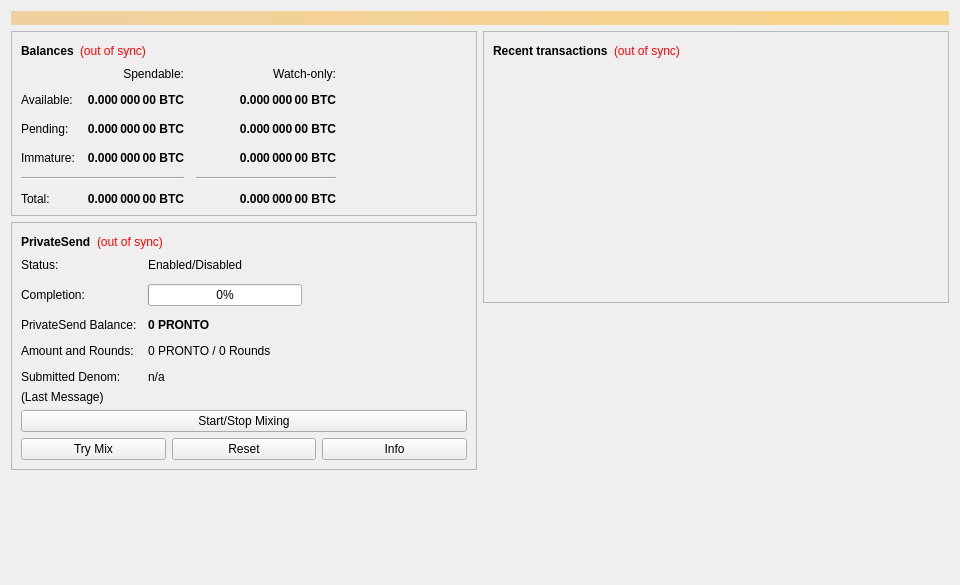
<?xml version="1.0" encoding="UTF-8"?>
<ui version="4.0">
 <class>OverviewPage</class>
 <widget class="QWidget" name="OverviewPage">
  <property name="geometry">
   <rect>
    <x>0</x>
    <y>0</y>
    <width>960</width>
    <height>585</height>
   </rect>
  </property>
  <property name="minimumSize">
   <size>
    <width>960</width>
    <height>0</height>
   </size>
  </property>
  <property name="windowTitle">
   <string>Form</string>
  </property>
  <layout class="QVBoxLayout" name="topLayout">
   <item>
    <widget class="QLabel" name="labelAlerts">
     <property name="visible">
      <bool>false</bool>
     </property>
     <property name="styleSheet">
      <string notr="true">QLabel { background-color: qlineargradient(x1: 0, y1: 0, x2: 1, y2: 0, stop:0 #F0D0A0, stop:1 #F8D488); color:#000000; }</string>
     </property>
     <property name="wordWrap">
      <bool>true</bool>
     </property>
     <property name="margin">
      <number>3</number>
     </property>
     <property name="textInteractionFlags">
      <set>Qt::TextSelectableByMouse</set>
     </property>
    </widget>
   </item>
   <item>
    <layout class="QHBoxLayout" name="horizontalLayout" stretch="1,1">
     <item>
      <layout class="QVBoxLayout" name="verticalLayout_2">
       <item>
        <widget class="QFrame" name="frame">
         <property name="frameShape">
          <enum>QFrame::StyledPanel</enum>
         </property>
         <property name="frameShadow">
          <enum>QFrame::Raised</enum>
         </property>
         <layout class="QVBoxLayout" name="verticalLayout_4">
          <item>
           <layout class="QHBoxLayout" name="horizontalLayout_4">
            <item>
             <widget class="QLabel" name="label_5">
              <property name="font">
               <font>
                <weight>75</weight>
                <bold>true</bold>
               </font>
              </property>
              <property name="text">
               <string>Balances</string>
              </property>
             </widget>
            </item>
            <item>
             <widget class="QLabel" name="labelWalletStatus">
              <property name="toolTip">
               <string>The displayed information may be out of date. Your wallet automatically synchronizes with the PRONTO network after a connection is established, but this process has not completed yet.</string>
              </property>
              <property name="styleSheet">
               <string notr="true">QLabel { color: red; }</string>
              </property>
              <property name="text">
               <string notr="true">(out of sync)</string>
              </property>
              <property name="alignment">
               <set>Qt::AlignLeading|Qt::AlignLeft|Qt::AlignVCenter</set>
              </property>
             </widget>
            </item>
            <item>
             <spacer name="horizontalSpacer_3">
              <property name="orientation">
               <enum>Qt::Horizontal</enum>
              </property>
              <property name="sizeHint" stdset="0">
               <size>
                <width>40</width>
                <height>20</height>
               </size>
              </property>
             </spacer>
            </item>
           </layout>
          </item>
          <item>
           <layout class="QGridLayout" name="gridLayout">
            <property name="spacing">
             <number>12</number>
            </property>
            <item row="2" column="2">
             <widget class="QLabel" name="labelWatchPending">
              <property name="font">
               <font>
                <weight>75</weight>
                <bold>true</bold>
               </font>
              </property>
              <property name="cursor">
               <cursorShape>IBeamCursor</cursorShape>
              </property>
              <property name="toolTip">
               <string>Unconfirmed transactions to watch-only addresses</string>
              </property>
              <property name="text">
               <string notr="true">0.000 000 00 BTC</string>
              </property>
              <property name="alignment">
               <set>Qt::AlignRight|Qt::AlignTrailing|Qt::AlignVCenter</set>
              </property>
              <property name="textInteractionFlags">
               <set>Qt::LinksAccessibleByMouse|Qt::TextSelectableByKeyboard|Qt::TextSelectableByMouse</set>
              </property>
             </widget>
            </item>
            <item row="2" column="1">
             <widget class="QLabel" name="labelUnconfirmed">
              <property name="font">
               <font>
                <weight>75</weight>
                <bold>true</bold>
               </font>
              </property>
              <property name="cursor">
               <cursorShape>IBeamCursor</cursorShape>
              </property>
              <property name="toolTip">
               <string>Total of transactions that have yet to be confirmed, and do not yet count toward the spendable balance</string>
              </property>
              <property name="text">
               <string notr="true">0.000 000 00 BTC</string>
              </property>
              <property name="alignment">
               <set>Qt::AlignRight|Qt::AlignTrailing|Qt::AlignVCenter</set>
              </property>
              <property name="textInteractionFlags">
               <set>Qt::LinksAccessibleByMouse|Qt::TextSelectableByKeyboard|Qt::TextSelectableByMouse</set>
              </property>
             </widget>
            </item>
            <item row="3" column="2">
             <widget class="QLabel" name="labelWatchImmature">
              <property name="font">
               <font>
                <weight>75</weight>
                <bold>true</bold>
               </font>
              </property>
              <property name="cursor">
               <cursorShape>IBeamCursor</cursorShape>
              </property>
              <property name="toolTip">
               <string>Mined balance in watch-only addresses that has not yet matured</string>
              </property>
              <property name="text">
               <string notr="true">0.000 000 00 BTC</string>
              </property>
              <property name="alignment">
               <set>Qt::AlignRight|Qt::AlignTrailing|Qt::AlignVCenter</set>
              </property>
              <property name="textInteractionFlags">
               <set>Qt::LinksAccessibleByMouse|Qt::TextSelectableByKeyboard|Qt::TextSelectableByMouse</set>
              </property>
             </widget>
            </item>
            <item row="4" column="0" colspan="2">
             <widget class="Line" name="lineSpendableBalance">
              <property name="orientation">
               <enum>Qt::Horizontal</enum>
              </property>
             </widget>
            </item>
            <item row="4" column="2">
             <widget class="Line" name="lineWatchBalance">
              <property name="sizePolicy">
               <sizepolicy hsizetype="Preferred" vsizetype="Fixed">
                <horstretch>0</horstretch>
                <verstretch>0</verstretch>
               </sizepolicy>
              </property>
              <property name="minimumSize">
               <size>
                <width>140</width>
                <height>0</height>
               </size>
              </property>
              <property name="orientation">
               <enum>Qt::Horizontal</enum>
              </property>
             </widget>
            </item>
            <item row="5" column="0">
             <widget class="QLabel" name="labelTotalText">
              <property name="text">
               <string>Total:</string>
              </property>
             </widget>
            </item>
            <item row="3" column="1">
             <widget class="QLabel" name="labelImmature">
              <property name="font">
               <font>
                <weight>75</weight>
                <bold>true</bold>
               </font>
              </property>
              <property name="cursor">
               <cursorShape>IBeamCursor</cursorShape>
              </property>
              <property name="toolTip">
               <string>Mined balance that has not yet matured</string>
              </property>
              <property name="text">
               <string notr="true">0.000 000 00 BTC</string>
              </property>
              <property name="alignment">
               <set>Qt::AlignRight|Qt::AlignTrailing|Qt::AlignVCenter</set>
              </property>
              <property name="textInteractionFlags">
               <set>Qt::LinksAccessibleByMouse|Qt::TextSelectableByKeyboard|Qt::TextSelectableByMouse</set>
              </property>
             </widget>
            </item>
            <item row="2" column="3">
             <spacer name="horizontalSpacer_2">
              <property name="orientation">
               <enum>Qt::Horizontal</enum>
              </property>
              <property name="sizeHint" stdset="0">
               <size>
                <width>40</width>
                <height>20</height>
               </size>
              </property>
             </spacer>
            </item>
            <item row="3" column="0">
             <widget class="QLabel" name="labelImmatureText">
              <property name="text">
               <string>Immature:</string>
              </property>
             </widget>
            </item>
            <item row="5" column="1">
             <widget class="QLabel" name="labelTotal">
              <property name="font">
               <font>
                <weight>75</weight>
                <bold>true</bold>
               </font>
              </property>
              <property name="cursor">
               <cursorShape>IBeamCursor</cursorShape>
              </property>
              <property name="toolTip">
               <string>Your current total balance</string>
              </property>
              <property name="text">
               <string notr="true">0.000 000 00 BTC</string>
              </property>
              <property name="alignment">
               <set>Qt::AlignRight|Qt::AlignTrailing|Qt::AlignVCenter</set>
              </property>
              <property name="textInteractionFlags">
               <set>Qt::LinksAccessibleByMouse|Qt::TextSelectableByKeyboard|Qt::TextSelectableByMouse</set>
              </property>
             </widget>
            </item>
            <item row="5" column="2">
             <widget class="QLabel" name="labelWatchTotal">
              <property name="font">
               <font>
                <weight>75</weight>
                <bold>true</bold>
               </font>
              </property>
              <property name="cursor">
               <cursorShape>IBeamCursor</cursorShape>
              </property>
              <property name="toolTip">
               <string>Current total balance in watch-only addresses</string>
              </property>
              <property name="text">
               <string notr="true">0.000 000 00 BTC</string>
              </property>
              <property name="alignment">
               <set>Qt::AlignRight|Qt::AlignTrailing|Qt::AlignVCenter</set>
              </property>
              <property name="textInteractionFlags">
               <set>Qt::LinksAccessibleByMouse|Qt::TextSelectableByKeyboard|Qt::TextSelectableByMouse</set>
              </property>
             </widget>
            </item>
            <item row="0" column="2">
             <widget class="QLabel" name="labelWatchonly">
              <property name="text">
               <string>Watch-only:</string>
              </property>
              <property name="alignment">
               <set>Qt::AlignRight|Qt::AlignTrailing|Qt::AlignVCenter</set>
              </property>
             </widget>
            </item>
            <item row="1" column="0">
             <widget class="QLabel" name="labelBalanceText">
              <property name="text">
               <string>Available:</string>
              </property>
             </widget>
            </item>
            <item row="1" column="1">
             <widget class="QLabel" name="labelBalance">
              <property name="font">
               <font>
                <weight>75</weight>
                <bold>true</bold>
               </font>
              </property>
              <property name="cursor">
               <cursorShape>IBeamCursor</cursorShape>
              </property>
              <property name="toolTip">
               <string>Your current spendable balance</string>
              </property>
              <property name="text">
               <string notr="true">0.000 000 00 BTC</string>
              </property>
              <property name="alignment">
               <set>Qt::AlignRight|Qt::AlignTrailing|Qt::AlignVCenter</set>
              </property>
              <property name="textInteractionFlags">
               <set>Qt::LinksAccessibleByMouse|Qt::TextSelectableByKeyboard|Qt::TextSelectableByMouse</set>
              </property>
             </widget>
            </item>
            <item row="1" column="2">
             <widget class="QLabel" name="labelWatchAvailable">
              <property name="font">
               <font>
                <weight>75</weight>
                <bold>true</bold>
               </font>
              </property>
              <property name="cursor">
               <cursorShape>IBeamCursor</cursorShape>
              </property>
              <property name="toolTip">
               <string>Your current balance in watch-only addresses</string>
              </property>
              <property name="text">
               <string notr="true">0.000 000 00 BTC</string>
              </property>
              <property name="alignment">
               <set>Qt::AlignRight|Qt::AlignTrailing|Qt::AlignVCenter</set>
              </property>
              <property name="textInteractionFlags">
               <set>Qt::LinksAccessibleByMouse|Qt::TextSelectableByKeyboard|Qt::TextSelectableByMouse</set>
              </property>
             </widget>
            </item>
            <item row="2" column="0">
             <widget class="QLabel" name="labelPendingText">
              <property name="text">
               <string>Pending:</string>
              </property>
             </widget>
            </item>
            <item row="0" column="1">
             <widget class="QLabel" name="labelSpendable">
              <property name="text">
               <string>Spendable:</string>
              </property>
              <property name="alignment">
               <set>Qt::AlignRight|Qt::AlignTrailing|Qt::AlignVCenter</set>
              </property>
             </widget>
            </item>
           </layout>
          </item>
         </layout>
        </widget>
       </item>
       <item>
        <widget class="QFrame" name="framePrivateSend">
         <property name="layoutDirection">
          <enum>Qt::LeftToRight</enum>
         </property>
         <property name="frameShape">
          <enum>QFrame::StyledPanel</enum>
         </property>
         <property name="frameShadow">
          <enum>QFrame::Raised</enum>
         </property>
         <layout class="QVBoxLayout" name="VerticalLayout_PS1">
          <item>
           <layout class="QHBoxLayout" name="horizontalLayout_5">
            <item>
             <widget class="QLabel" name="labelPrivateSendHeader">
              <property name="font">
               <font>
                <weight>75</weight>
                <bold>true</bold>
               </font>
              </property>
              <property name="text">
               <string>PrivateSend</string>
              </property>
             </widget>
            </item>
            <item>
             <widget class="QLabel" name="labelPrivateSendSyncStatus">
              <property name="toolTip">
               <string>The displayed information may be out of date. Your wallet automatically synchronizes with the PRONTO network after a connection is established, but this process has not completed yet.</string>
              </property>
              <property name="styleSheet">
               <string notr="true">QLabel { color: red; }</string>
              </property>
              <property name="text">
               <string notr="true">(out of sync)</string>
              </property>
              <property name="alignment">
               <set>Qt::AlignLeading|Qt::AlignLeft|Qt::AlignVCenter</set>
              </property>
             </widget>
            </item>
            <item>
             <spacer name="horizontalSpacer_4">
              <property name="orientation">
               <enum>Qt::Horizontal</enum>
              </property>
              <property name="sizeHint" stdset="0">
               <size>
                <width>40</width>
                <height>20</height>
               </size>
              </property>
             </spacer>
            </item>
           </layout>
          </item>
          <item>
           <layout class="QFormLayout" name="privateSendFormLayout">
            <property name="fieldGrowthPolicy">
             <enum>QFormLayout::AllNonFixedFieldsGrow</enum>
            </property>
            <property name="horizontalSpacing">
             <number>11</number>
            </property>
            <property name="verticalSpacing">
             <number>12</number>
            </property>
            <item row="0" column="0">
             <widget class="QLabel" name="labelPrivateSendEnabledText">
              <property name="text">
               <string>Status:</string>
              </property>
             </widget>
            </item>
            <item row="0" column="1">
             <widget class="QLabel" name="labelPrivateSendEnabled">
              <property name="text">
               <string>Enabled/Disabled</string>
              </property>
             </widget>
            </item>
            <item row="1" column="0">
             <widget class="QLabel" name="labelCompletitionText">
              <property name="text">
               <string>Completion:</string>
              </property>
             </widget>
            </item>
            <item row="1" column="1">
             <widget class="QProgressBar" name="privateSendProgress">
              <property name="maximumSize">
               <size>
                <width>154</width>
                <height>16777215</height>
               </size>
              </property>
              <property name="value">
               <number>0</number>
              </property>
             </widget>
            </item>
            <item row="2" column="0">
             <widget class="QLabel" name="labelAnonymizedText">
              <property name="text">
               <string>PrivateSend Balance:</string>
              </property>
             </widget>
            </item>
            <item row="2" column="1">
             <widget class="QLabel" name="labelAnonymized">
              <property name="font">
               <font>
                <weight>75</weight>
                <bold>true</bold>
               </font>
              </property>
              <property name="text">
               <string notr="true">0 PRONTO</string>
              </property>
             </widget>
            </item>
            <item row="3" column="0">
             <widget class="QLabel" name="labelAmountAndRoundsText">
              <property name="text">
               <string>Amount and Rounds:</string>
              </property>
             </widget>
            </item>
            <item row="3" column="1">
             <widget class="QLabel" name="labelAmountRounds">
              <property name="text">
               <string>0 PRONTO / 0 Rounds</string>
              </property>
             </widget>
            </item>
            <item row="4" column="0">
             <widget class="QLabel" name="labelSubmittedDenomText">
              <property name="text">
               <string>Submitted Denom:</string>
              </property>
             </widget>
            </item>
            <item row="4" column="1">
             <widget class="QLabel" name="labelSubmittedDenom">
              <property name="toolTip">
               <string>The denominations you submitted to the Masternode.&lt;br&gt;To mix, other users must submit the exact same denominations.</string>
              </property>
              <property name="text">
               <string>n/a</string>
              </property>
             </widget>
            </item>
           </layout>
          </item>
          <item>
           <layout class="QVBoxLayout" name="VerticalLayout_PS">
            <item>
             <widget class="QLabel" name="labelPrivateSendLastMessage">
              <property name="text">
               <string>(Last Message)</string>
              </property>
              <property name="alignment">
               <set>Qt::AlignLeading|Qt::AlignLeft|Qt::AlignTop</set>
              </property>
              <property name="wordWrap">
               <bool>true</bool>
              </property>
             </widget>
            </item>
            <item>
             <widget class="QPushButton" name="togglePrivateSend">
              <property name="sizePolicy">
               <sizepolicy hsizetype="MinimumExpanding" vsizetype="Fixed">
                <horstretch>0</horstretch>
                <verstretch>0</verstretch>
               </sizepolicy>
              </property>
              <property name="text">
               <string>Start/Stop Mixing</string>
              </property>
             </widget>
            </item>
            <item>
             <layout class="QHBoxLayout" name="horizontalLayout_debugbuttons">
              <item>
               <widget class="QPushButton" name="privateSendAuto">
                <property name="sizePolicy">
                 <sizepolicy hsizetype="MinimumExpanding" vsizetype="Fixed">
                  <horstretch>0</horstretch>
                  <verstretch>0</verstretch>
                 </sizepolicy>
                </property>
                <property name="toolTip">
                 <string>Try to manually submit a PrivateSend request.</string>
                </property>
                <property name="text">
                 <string>Try Mix</string>
                </property>
               </widget>
              </item>
              <item>
               <widget class="QPushButton" name="privateSendReset">
                <property name="sizePolicy">
                 <sizepolicy hsizetype="MinimumExpanding" vsizetype="Fixed">
                  <horstretch>0</horstretch>
                  <verstretch>0</verstretch>
                 </sizepolicy>
                </property>
                <property name="toolTip">
                 <string>Reset the current status of PrivateSend (can interrupt PrivateSend if it's in the process of Mixing, which can cost you money!)</string>
                </property>
                <property name="autoFillBackground">
                 <bool>false</bool>
                </property>
                <property name="text">
                 <string>Reset</string>
                </property>
               </widget>
              </item>
              <item>
               <widget class="QPushButton" name="privateSendInfo">
                <property name="sizePolicy">
                 <sizepolicy hsizetype="MinimumExpanding" vsizetype="Fixed">
                  <horstretch>0</horstretch>
                  <verstretch>0</verstretch>
                 </sizepolicy>
                </property>
                <property name="toolTip">
                 <string>Information about PrivateSend and Mixing</string>
                </property>
                <property name="text">
                 <string>Info</string>
                </property>
               </widget>
              </item>
             </layout>
            </item>
           </layout>
          </item>
         </layout>
        </widget>
       </item>
       <item>
        <spacer name="verticalSpacer">
         <property name="orientation">
          <enum>Qt::Vertical</enum>
         </property>
         <property name="sizeHint" stdset="0">
          <size>
           <width>20</width>
           <height>40</height>
          </size>
         </property>
        </spacer>
       </item>
      </layout>
     </item>
     <item>
      <layout class="QVBoxLayout" name="verticalLayout_3">
       <item>
        <widget class="QFrame" name="frame_2">
         <property name="frameShape">
          <enum>QFrame::StyledPanel</enum>
         </property>
         <property name="frameShadow">
          <enum>QFrame::Raised</enum>
         </property>
         <layout class="QVBoxLayout" name="verticalLayout">
          <item>
           <layout class="QHBoxLayout" name="horizontalLayout_2">
            <item>
             <widget class="QLabel" name="label_4">
              <property name="font">
               <font>
                <weight>75</weight>
                <bold>true</bold>
               </font>
              </property>
              <property name="text">
               <string>Recent transactions</string>
              </property>
             </widget>
            </item>
            <item>
             <widget class="QLabel" name="labelTransactionsStatus">
              <property name="toolTip">
               <string>The displayed information may be out of date. Your wallet automatically synchronizes with the PRONTO network after a connection is established, but this process has not completed yet.</string>
              </property>
              <property name="styleSheet">
               <string notr="true">QLabel { color: red; }</string>
              </property>
              <property name="text">
               <string notr="true">(out of sync)</string>
              </property>
              <property name="alignment">
               <set>Qt::AlignLeading|Qt::AlignLeft|Qt::AlignVCenter</set>
              </property>
             </widget>
            </item>
            <item>
             <spacer name="horizontalSpacer">
              <property name="orientation">
               <enum>Qt::Horizontal</enum>
              </property>
              <property name="sizeHint" stdset="0">
               <size>
                <width>40</width>
                <height>20</height>
               </size>
              </property>
             </spacer>
            </item>
           </layout>
          </item>
          <item>
           <widget class="QListView" name="listTransactions">
            <property name="styleSheet">
             <string notr="true">QListView { background: transparent; }</string>
            </property>
            <property name="frameShape">
             <enum>QFrame::NoFrame</enum>
            </property>
            <property name="verticalScrollBarPolicy">
             <enum>Qt::ScrollBarAlwaysOff</enum>
            </property>
            <property name="horizontalScrollBarPolicy">
             <enum>Qt::ScrollBarAlwaysOff</enum>
            </property>
            <property name="selectionMode">
             <enum>QAbstractItemView::NoSelection</enum>
            </property>
           </widget>
          </item>
         </layout>
        </widget>
       </item>
       <item>
        <spacer name="verticalSpacer_2">
         <property name="orientation">
          <enum>Qt::Vertical</enum>
         </property>
         <property name="sizeHint" stdset="0">
          <size>
           <width>20</width>
           <height>40</height>
          </size>
         </property>
        </spacer>
       </item>
      </layout>
     </item>
    </layout>
   </item>
  </layout>
 </widget>
 <resources/>
 <connections/>
</ui>
